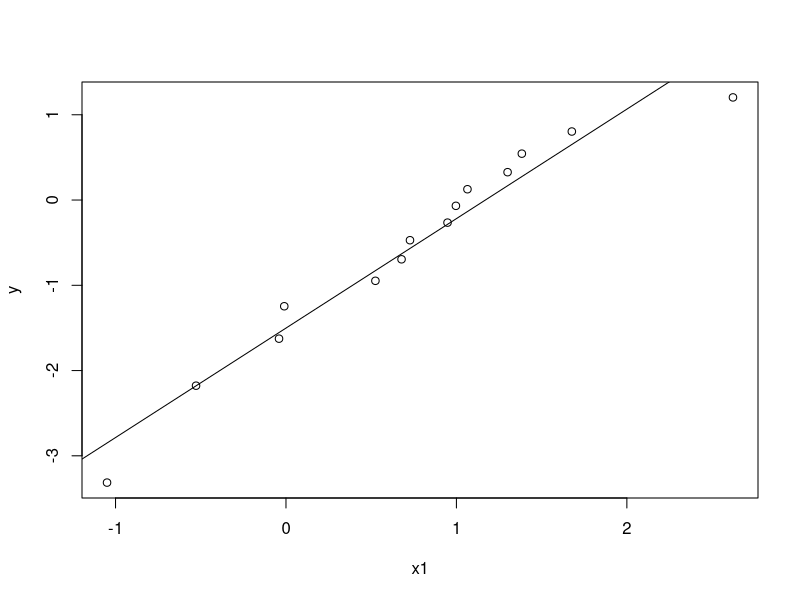
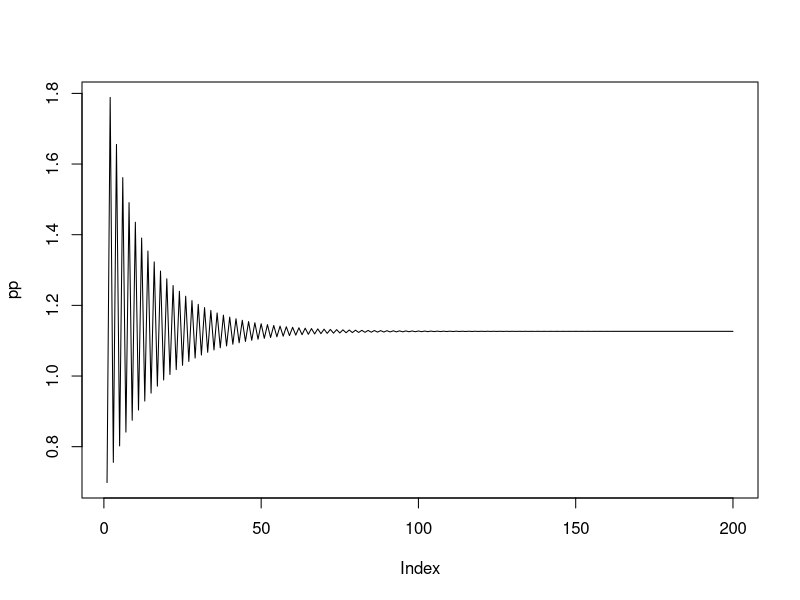
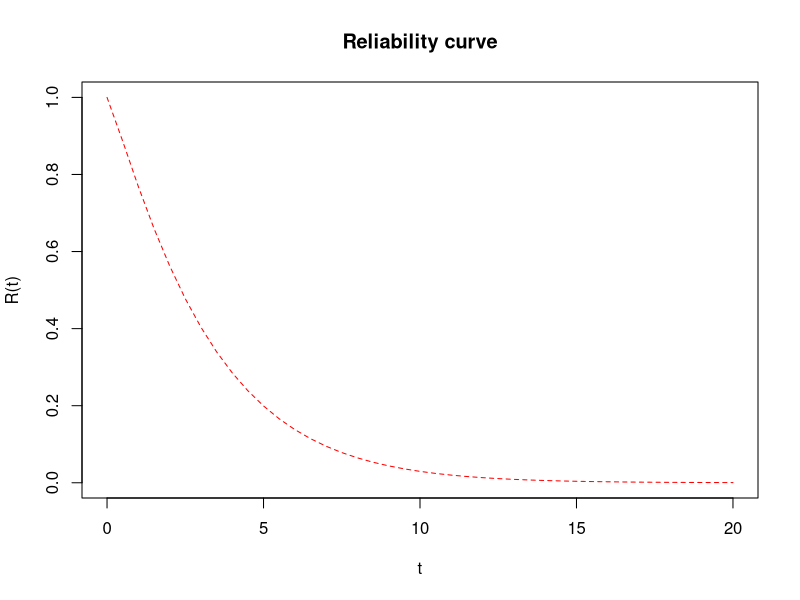
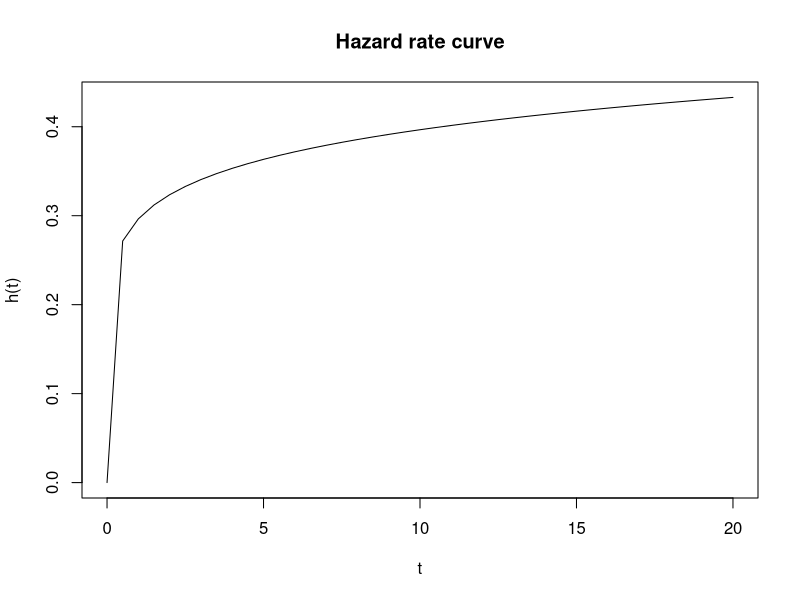

These charts were generated, in order, by the following R code:
x=c(0.35, 0.59, 0.96, 0.99, 1.69, 1.97, 2.07, 2.58,
    2.71, 2.90, 3.67, 3.99, 5.35, 13.77)
x=sort(x)
n=length(x)
i=1:n
e_cdf=(i-0.5)/n
d=data.frame(x,i,e_cdf)
y=log(-log(1-e_cdf))
x1=log(x)
slr=lm(y~x1)
summary(slr)
plot(x1,y)
abline(slr)

# MLE
# Fixed point iteration
p=2
f_th=function(p){
  sum(x^p)/n
}
f_p=function(p){
  n/(sum((x^p)*log(x))/f_th(p)-sum(log(x)))
}
pp=rep(0)
for(i in 1:200){
  pp[i]=f_p(p)
  p=pp[i]
}
plot(pp,type="l")
p=pp[200]; p
theta=f_th(p); theta

# Asymptotic confidence interval
a11=n/theta^2-(2/(theta^3))*sum(x^p); a11
a12=a21=sum((x^p)*log(x))/(theta^2); a12
a22=-n/(p)^2-sum((x^p)*(log(x))^2)/theta; a22

inf=matrix(c(-a11,-a21,-a12,-a22),byrow=T,nrow=2)
var_cov=solve(inf)

conf_th=theta+c(-1,1)*qnorm(.975)*sqrt(var_cov[1,1]); conf_th
conf_p=p+c(-1,1)*qnorm(.975)*sqrt(var_cov[2,2]); conf_p

# Plot
t=seq(0,20,0.5)
R_t=exp(-(t^p)/theta)
plot(t,R_t,type="l",lty=2,col="red",
     ylab="R(t)",main="Reliability curve")

h_t=(p/theta)*(t^(p-1))
plot(t,h_t,type="l",ylab="h(t)",
     main="Hazard rate curve")
